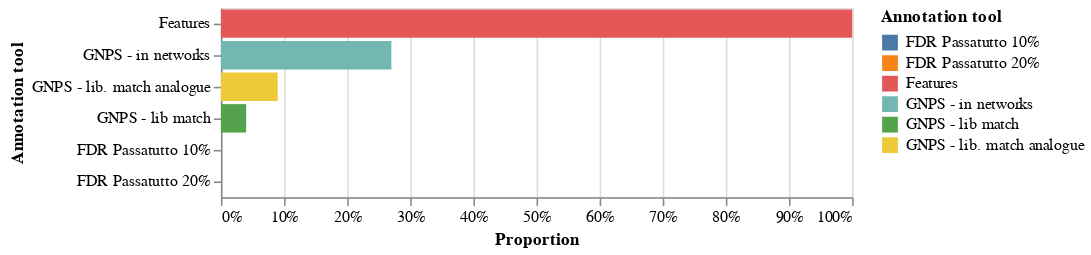

Notebook source saved alongside this figure:
### Markdown cell above
### View GNPS annotations

### Code cell
make_barchart(get_stats_annotation.table_gnps) # Absolute count
make_barchart_rel(get_stats_annotation.table_gnps_rel)

### Figure 1 — Vega-Lite specification as saved in the notebook (floating-point values rounded to 4 significant figures)
{"config": {"view": {"continuousWidth": 400, "continuousHeight": 300}}, "data": {"name": "data-d89c01b2584b76c51b4be7ed0ed88ebf"}, "mark": "bar", "encoding": {"color": {"type": "nominal", "field": "Annotation tool"}, "x": {"type": "quantitative", "axis": {"format": ".0%"}, "field": "Count", "stack": "zero", "title": "Proportion"}, "y": {"type": "nominal", "field": "Annotation tool", "sort": "-x"}}, "$schema": "https://vega.github.io/schema/vega-lite/v4.8.1.json", "datasets": {"data-d89c01b2584b76c51b4be7ed0ed88ebf": [{"Annotation tool": "Features", "Count": 1.0}, {"Annotation tool": "GNPS - in networks", "Count": 0.27}, {"Annotation tool": "GNPS - lib match", "Count": 0.04}, {"Annotation tool": "GNPS - lib. match analogue ", "Count": 0.09}, {"Annotation tool": "FDR Passatutto 10%", "Count": 0.0}, {"Annotation tool": "FDR Passatutto 20%", "Count": 0.0}]}}
